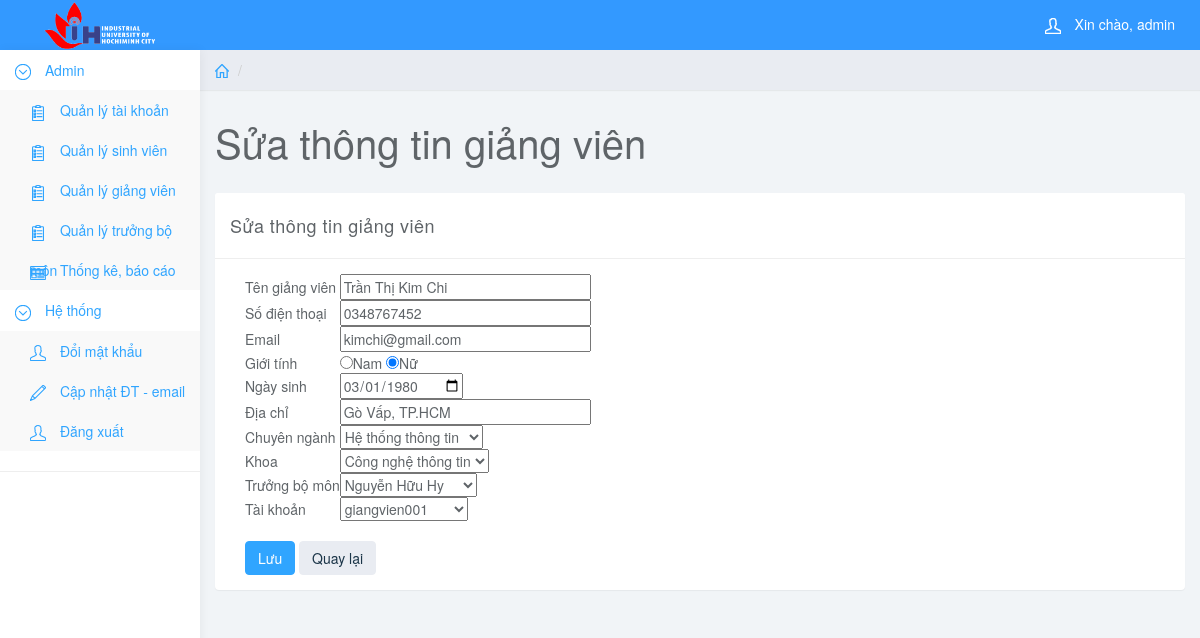
Screenshot of /quantri_admin/quantri.php?page_layout=Sua_GV&Gv_id=1 (signed in) with the database file from the repository.
### tables this page shows
CREATE TABLE `giangvien` (
  `Gv_id` int(11) UNSIGNED NOT NULL,
  `Gv_hoten` varchar(50) NOT NULL,
  `Gv_sdt` varchar(20) NOT NULL,
  `Gv_email` varchar(50) NOT NULL,
  `Gv_gioitinh` varchar(20) NOT NULL,
  `Gv_ngaysinh` date NOT NULL,
  `Gv_diachi` varchar(50) NOT NULL,
  `CN_machuyennganh` varchar(20) NOT NULL,
  `Khoa_makhoa` varchar(20) NOT NULL,
  `Tbm_id` int(11) UNSIGNED NOT NULL,
  `users_id` int(11) UNSIGNED NOT NULL
);

### quantri_admin/chucnang/QL_GV/Sua_GV.php (the view, shortened to what this page needs)
<?php
$conn = mysqli_connect('localhost', 'root', '', 'db_kltn');
$Gv_id = $_GET['Gv_id'];
$sql = "SELECT * FROM giangvien WHERE Gv_id=$Gv_id";
$result = mysqli_query($conn, $sql);
$row = mysqli_fetch_assoc($result);
?>
<div class="row">
    <ol class="breadcrumb">
        <li><a href="quantri.php"><svg class="glyph stroked home"><use xlink:href="#stroked-home"></use></svg></a></li>
        <li class="active"></li>
    </ol>
</div>
<div class="row">
    <div class="col-lg-12">
        <h1 class="page-header">Sửa thông tin giảng viên</h1>
    </div>
</div>
<div class="row">
    <div class="col-lg-12">
        <div class="panel panel-default">
            <div class="panel-heading">Sửa thông tin giảng viên</div>
            <div class="panel-body">
                <div class="col-md-12">
             <form role="form" method="post">
             <table>
                    <tr>
                        <td>Tên giảng viên</td>
                        <td><input type="text" id="Gv_hoten" name="Gv_hoten" value="<?php echo $row['Gv_hoten'];?>" size="30"></td>
                    </tr>
                    <tr>
                        <td>Số điện thoại</td>
                        <td><input type="text" id="Gv_sdt" name="Gv_sdt" value="<?php echo $row['Gv_sdt'];?>" size="30"></td>
                    </tr>
                    <tr>
                        <td>Email</td>
                        <td><input type="text" id="Gv_email" name="Gv_email" value="<?php echo $row['Gv_email'];?>" size="30"></td>
                    </tr>
                    <tr>
                        <td>Giới tính</td>
                        <td>
                        <input type="radio" id="Gv_gioitinh0" name="Gv_gioitinh" value="Nam" <?php if($row['Gv_gioitinh']=='Nam') echo 'checked';?> size="30">Nam
                        <input type="radio" id="Gv_gioitinh1" name="Gv_gioitinh" value="Nữ" <?php if($row['Gv_gioitinh']=='Nữ') echo 'checked';?> size="30">Nữ
                        </td>
                    </tr>
                    <tr>
                        <td>Ngày sinh</td>
                        <td><input type="date" id="Gv_ngaysinh" name="Gv_ngaysinh" value="<?php echo $row['Gv_ngaysinh'];?>" size="30"></td>
                    </tr>
                    <tr>
                        <td>Địa chỉ</td>
                        <td><input type="text" id="Gv_diachi" name="Gv_diachi" value="<?php echo $row['Gv_diachi'];?>" size="30"></td>
                    </tr>
                    <tr>
                        <td>Chuyên ngành</td>
                        <td>
                            <select name="CN_machuyennganh">
                            <?php
                                $sql = "SELECT * FROM chuyennganh ";
                                $result = mysqli_query($conn, $sql);
                                while ($chuyennganh_row = mysqli_fetch_assoc($result)) {
                                    if ($chuyennganh_row['CN_machuyennganh'] == $row['CN_machuyennganh']) {
                                        echo "<option value='".$chuyennganh_row['CN_machuyennganh']."' selected>".$chuyennganh_row['CN_tenchuyennganh']."</option>";
                                    } else {
                                        echo "<option value='".$chuyennganh_row['CN_machuyennganh']."'>".$chuyennganh_row['CN_tenchuyennganh']."</option>";
                                    }
                                }
                            ?>
                            </select>
                        </td>
                    </tr>
                    <tr>
                        <td>Khoa</td>
                        <td>
                            <select name="Khoa_makhoa">
                            <?php
                                $sql = "SELECT * FROM khoa ";
                                $result = mysqli_query($conn, $sql);
                                while ($khoa_row = mysqli_fetch_assoc($result)) {
                                    if ($khoa_row['Khoa_makhoa'] == $row['Khoa_makhoa']) {
                                        echo "<option value='".$khoa_row['Khoa_makhoa']."' selected>".$khoa_row['Khoa_tenkhoa']."</option>";
                                    } else {
                                        echo "<option value='".$khoa_row['Khoa_makhoa']."'>".$khoa_row['Khoa_tenkhoa']."</option>";
                                    }
                                }
                            ?>
                            </select>
                        </td>
                    </tr>
                    <tr>
                        <td>Trưởng bộ môn</td>
                        <td>
                            <select name="Tbm_id">
                            <?php
                                $sql = "SELECT * FROM truongbomon ";
                                $result = mysqli_query($conn, $sql);
                                while ($tbm_row = mysqli_fetch_assoc($result)) {
                                    if ($tbm_row['Tbm_id'] == $row['Tbm_id']) {
                                        echo "<option value='".$tbm_row['Tbm_id']."' selected>".$tbm_row['Tbm_hoten']."</option>";
                                    } else {
                                        echo "<option value='".$tbm_row['Tbm_id']."'>".$tbm_row['Tbm_hoten']."</option>";
                                    }
                                }
                            ?>
                            </select>
                        </td>
                    </tr>
                    <tr>
                        <td>Tài khoản</td>
                        <td>
                            <select name="users_id">
                            <?php
                                $sql = "SELECT * FROM users ";
                                $result = mysqli_query($conn, $sql);
                                while ($users_row = mysqli_fetch_assoc($result)) {
                                    if ($users_row['users_id'] == $row['users_id']) {
                                        echo "<option value='".$users_row['users_id']."' selected>".$users_row['users_username']."</option>";
                                    } else {
                                        echo "<option value='".$users_row['users_id']."'>".$users_row['users_username']."</option>";
                                    }
                                }
                            ?>
                            </select>
                        </td>
                    </tr>
                </table>
                <br>
                <button type="submit" class="btn btn-primary" name="submit">Lưu</button>
                <input type="button" value="Quay lại" class="btn btn-default" onclick="javascript:history.back();">
                </form>
                </div>
                </div>
          </div>
        </div>
    </div>
</div>

### quantri_admin/css/styles_admin.css (style rules this page uses)
body { background: #f1f4f7; padding-top: 50px; color: #5f6468; }
a, a:hover, a:focus { color: #30a5ff; }
h1, h2, h3, h4, h5, h6 { color: #5f6468; }
h1 { font-weight: 300; font-size: 40px; }
.btn-default, .btn-default:hover, .btn-default:focus, .btn-default:active, .btn-default.active, .open > .dropdown-toggle.btn-default, .btn-default.disabled, .btn-default[disabled], fieldset[disabled] .btn-default, .btn-default.disabled:hover, .btn-default[disabled]:hover, fieldset[disabled] .btn-default:hover, .btn-default.disabled:focus, .btn-default[disabled]:focus, fieldset[disabled] .btn-default:focus, .btn-default.disabled:active, .btn-default[disabled]:active, fieldset[disabled] .btn-default:active, .btn-default.disabled.active, .btn-default[disabled].active, fieldset[disabled] .btn-default.active { background-color: #e9ecf2; border-color: #e9ecf2; color: #1b3548; }
.btn-primary, .btn-primary:hover, .btn-primary:focus, .btn-primary:active, .btn-primary.active, .open > .dropdown-toggle.btn-primary, .btn-primary.disabled, .btn-primary[disabled], fieldset[disabled] .btn-primary, .btn-primary.disabled:hover, .btn-primary[disabled]:hover, fieldset[disabled] .btn-primary:hover, .btn-primary.disabled:focus, .btn-primary[disabled]:focus, fieldset[disabled] .btn-primary:focus, .btn-primary.disabled:active, .btn-primary[disabled]:active, fieldset[disabled] .btn-primary:active, .btn-primary.disabled.active, .btn-primary[disabled].active, fieldset[disabled] .btn-primary.active { background-color: #30a5ff; border-color: #30a5ff; }
.panel { border: 0; }
.panel-heading { font-size: 18px; font-weight: 300; letter-spacing: 0.025em; height: 66px; line-height: 45px; }
.panel-default .panel-heading { background: #fff; border-bottom: 1px solid #eee; color: #5f6468; }
.breadcrumb { border-radius: 0; padding: 10px 15px; background: #e9ecf2; box-shadow: 0 1px 1px rgba(0, 0, 0, .05); margin: 0 ; }
h1.page-header { margin-top: 30px; border-bottom: 0; }
.breadcrumb .glyph { height: 14px; width: 14px; margin: -2px 0 0 0; stroke-width: 4px; }

### quantri_admin/css/styles.css (style rules this page uses)
body { background: #f1f4f7; color: #5f6468; }
a, a:hover, a:focus { color: #30a5ff; }
h1, h2, h3, h4, h5, h6 { color: #5f6468; }
h1 { font-weight: 300; font-size: 40px; }
.btn-default, .btn-default:hover, .btn-default:focus, .btn-default:active, .btn-default.active, .open > .dropdown-toggle.btn-default, .btn-default.disabled, .btn-default[disabled], fieldset[disabled] .btn-default, .btn-default.disabled:hover, .btn-default[disabled]:hover, fieldset[disabled] .btn-default:hover, .btn-default.disabled:focus, .btn-default[disabled]:focus, fieldset[disabled] .btn-default:focus, .btn-default.disabled:active, .btn-default[disabled]:active, fieldset[disabled] .btn-default:active, .btn-default.disabled.active, .btn-default[disabled].active, fieldset[disabled] .btn-default.active { background-color: #e9ecf2; border-color: #e9ecf2; color: #1b3548; }
.btn-primary, .btn-primary:hover, .btn-primary:focus, .btn-primary:active, .btn-primary.active, .open > .dropdown-toggle.btn-primary, .btn-primary.disabled, .btn-primary[disabled], fieldset[disabled] .btn-primary, .btn-primary.disabled:hover, .btn-primary[disabled]:hover, fieldset[disabled] .btn-primary:hover, .btn-primary.disabled:focus, .btn-primary[disabled]:focus, fieldset[disabled] .btn-primary:focus, .btn-primary.disabled:active, .btn-primary[disabled]:active, fieldset[disabled] .btn-primary:active, .btn-primary.disabled.active, .btn-primary[disabled].active, fieldset[disabled] .btn-primary.active { background-color: #30a5ff; border-color: #30a5ff; }
.panel { border: 0; }
.panel-heading { font-size: 18px; font-weight: 300; letter-spacing: 0.025em; height: 66px; line-height: 45px; }
.panel-default .panel-heading { background: #fff; border-bottom: 1px solid #eee; color: #5f6468; }
.breadcrumb { border-radius: 0; padding: 10px 15px; background: #e9ecf2; box-shadow: 0 1px 1px rgba(0, 0, 0, .05); margin: 0 ; }
h1.page-header { margin-top: 30px; border-bottom: 0; }
.breadcrumb .glyph { height: 14px; width: 14px; margin: -2px 0 0 0; stroke-width: 4px; }

### rows the page displays
giangvien: Gv_hoten "Trần Thị Kim Chi", Gv_sdt "0348767452", Gv_email "kimchi@gmail.com", Gv_gioitinh "☑", Gv_ngaysinh "03/01/1980", Gv_diachi "Gò Vấp, TP.HCM"

### other values shown
$_SESSION['users_username'] "admin"
form field CN_machuyennganh "Hệ thống thông tin"
form field Khoa_makhoa "Công nghệ thông tin"
form field Tbm_id "Nguyễn Hữu Hy"
form field users_id "giangvien001"
